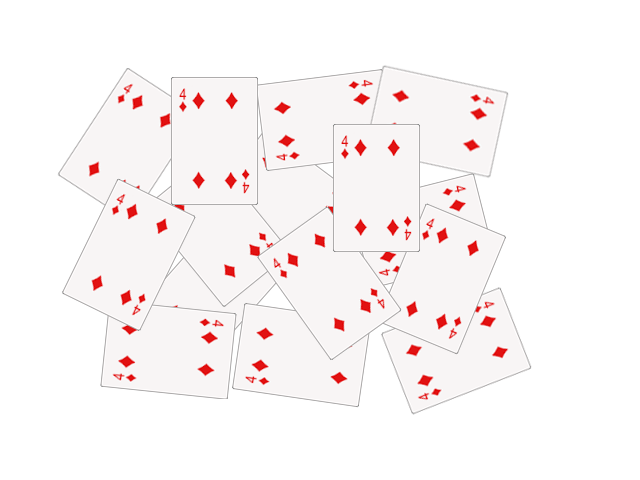
//> input picture segmentacion/Data/cards.png, 640 x 480 px
$ ./main ../Data/cards.png   (built with g++ and OpenCV 4)
//> lines starting //> are read from the running program, lines starting //| are printed output that depends on the picture; after the words box and inside, x2 and y2 are one past the last pixel; in counts of white or black regions, pixels touching at a corner belong together

#include <opencv2/core.hpp>
#include <opencv2/imgproc.hpp>
#include <opencv2/highgui.hpp>
#include <iostream>

using namespace std;
using namespace cv;

int main(int argc, char *argv[])
{
    // Load the image
    CommandLineParser parser( argc, argv, "{@input | ../Data/cards.png | input image}" );
    Mat src = imread( samples::findFile( parser.get<String>( "@input" ) ) );
//> src is the input picture: 480 rows x 640 cols, CV_8UC3; mean B, G, R 245.8, 245.8, 250.7
    if( src.empty() )
    {
        cout << "Could not open or find the image!\n" << endl;
        cout << "Usage: " << argv[0] << " <Input image>" << endl;
        return -1;
    }

    // Show the source image
    imshow("Source Image", src);

    // Change the background from white to black, since that will help later to extract
    // better results during the use of Distance Transform
    Mat mask;
    inRange(src, Scalar(255, 255, 255), Scalar(255, 255, 255), mask);
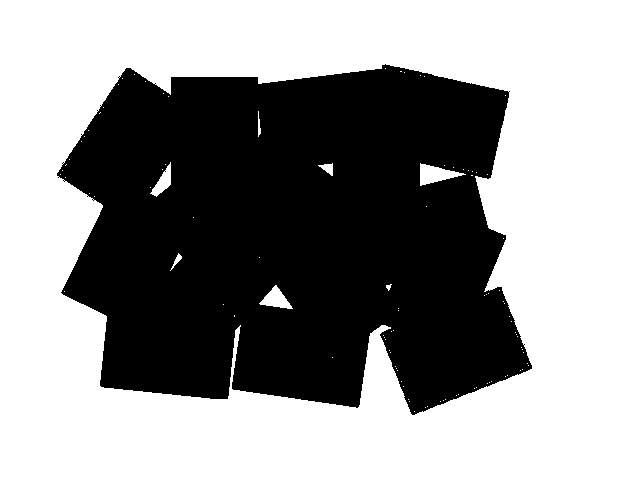
//> mask: 480 rows x 640 cols, CV_8UC1; 58.2% white; 1 black region, box (x1, y1, x2, y2) and area: (57, 64, 532, 415) 128263
    src.setTo(Scalar(0, 0, 0), mask);

    // Show output image
    imshow("Black Background Image", src);

    // Create a kernel that we will use to sharpen our image
    Mat kernel = (Mat_<float>(3,3) <<
                  1,  1, 1,
                  1, -8, 1,
                  1,  1, 1); // an approximation of second derivative, a quite strong kernel

    // do the laplacian filtering as it is
    // well, we need to convert everything in something more deeper then CV_8U
    // because the kernel has some negative values,
    // and we can expect in general to have a Laplacian image with negative values
    // BUT a 8bits unsigned int (the one we are working with) can contain values from 0 to 255
    // so the possible negative number will be truncated
    Mat imgLaplacian;
    filter2D(src, imgLaplacian, CV_32F, kernel);
    Mat sharp;
    src.convertTo(sharp, CV_32F);
    Mat imgResult = sharp - imgLaplacian;
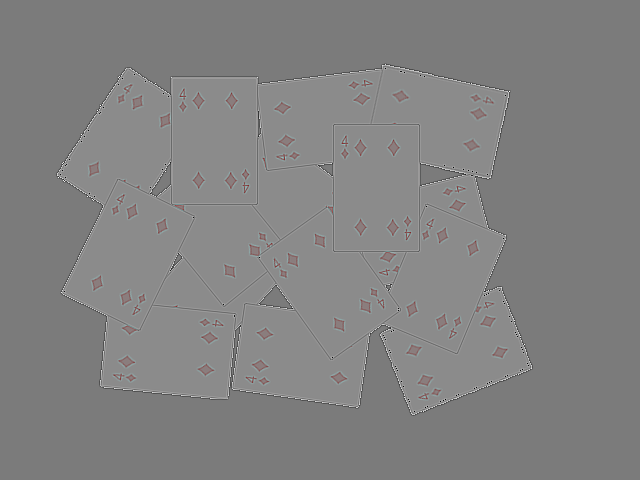
//> imgResult: 480 rows x 640 cols, CV_32FC3; mean B, G, R 97.1, 97.1, 102.2; drawn with min black and max white

    // convert back to 8bits gray scale
    imgResult.convertTo(imgResult, CV_8UC3);
//> imgResult: 480 rows x 640 cols, CV_8UC3
    imgLaplacian.convertTo(imgLaplacian, CV_8UC3);
//> imgLaplacian: 480 rows x 640 cols, CV_8UC3

    // imshow( "Laplace Filtered Image", imgLaplacian );
    imshow( "New Sharped Image", imgResult );

    // Create binary image from source image
    Mat bw;
    cvtColor(imgResult, bw, COLOR_BGR2GRAY);
    threshold(bw, bw, 40, 255, THRESH_BINARY | THRESH_OTSU);
//> bw: 480 rows x 640 cols, CV_8UC1; 38.9% white; 21 white regions (20 under 20 px), largest, box (x1, y1, x2, y2) and area: (57, 64, 532, 415) 119585
    imshow("Binary Image", bw);

    // Perform the distance transform algorithm
    Mat dist;
    distanceTransform(bw, dist, DIST_L2, 3);

    // Normalize the distance image for range = {0.0, 1.0}
    // so we can visualize and threshold it
    normalize(dist, dist, 0, 1.0, NORM_MINMAX);
    imshow("Distance Transform Image", dist);

    // Threshold to obtain the peaks
    // This will be the markers for the foreground objects
    threshold(dist, dist, 0.4, 1.0, THRESH_BINARY);
//> dist: 480 rows x 640 cols, CV_32FC1; values 0 (black) and 1 (white), 7.1% white; 15 white regions (1 under 20 px), largest, box (x1, y1, x2, y2) and area: (94, 228, 165, 280) 2212, (348, 159, 405, 216) 2187, (187, 112, 243, 169) 2180

    // Dilate a bit the dist image
    Mat kernel1 = Mat::ones(3, 3, CV_8U);
    dilate(dist, dist, kernel1);
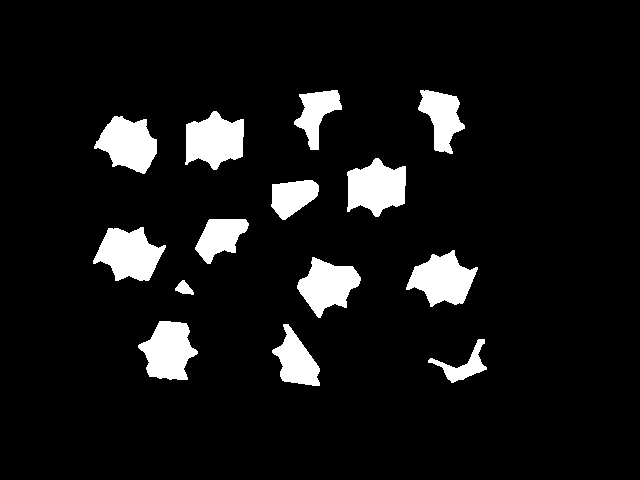
//> dist: 480 rows x 640 cols, CV_32FC1; values 0 (black) and 1 (white), 8.2% white; 14 white regions, largest, box (x1, y1, x2, y2) and area: (93, 227, 166, 281) 2498, (347, 158, 406, 217) 2451, (185, 111, 244, 170) 2443
    imshow("Peaks", dist);

    // Create the CV_8U version of the distance image
    // It is needed for findContours()
    Mat dist_8u;
    dist.convertTo(dist_8u, CV_8U);
//> dist_8u: 480 rows x 640 cols, CV_8UC1; values 0 (black) and 1 (white), 8.2% white; 14 white regions

    // Find total markers
    vector<vector<Point> > contours;
    findContours(dist_8u, contours, RETR_EXTERNAL, CHAIN_APPROX_SIMPLE);
//> contours = 14 contours; largest, box (x1, y1, x2, y2) and area: (93, 227, 166, 281) 2396, (347, 158, 406, 217) 2350, (185, 111, 244, 170) 2342, (406, 250, 478, 307) 2280, (94, 116, 157, 174) 2248

    // Create the marker image for the watershed algorithm
    Mat markers = Mat::zeros(dist.size(), CV_32S);

    // Draw the foreground markers
    for (size_t i = 0; i < contours.size(); i++)
    {
        drawContours(markers, contours, static_cast<int>(i), Scalar(static_cast<int>(i)+1), -1);
    }
//> this loop made 14 passes
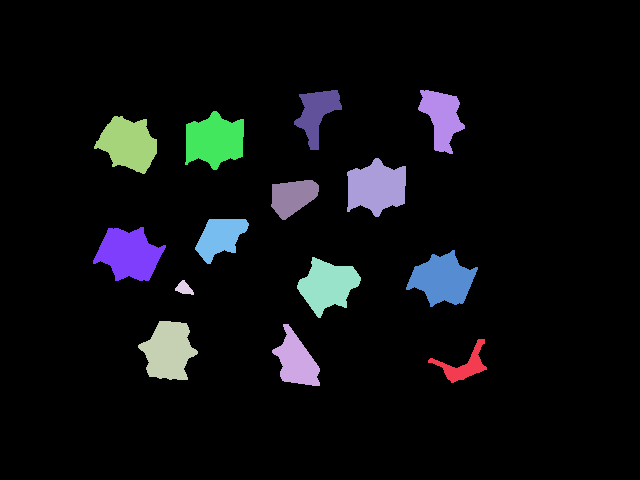
//> markers: 480 rows x 640 cols, CV_32SC1; 15 distinct labels, from 0 to 14; one colour per label, 0 black

    // Draw the background marker
    circle(markers, Point(5,5), 3, Scalar(255), -1);
//> markers: 480 rows x 640 cols, CV_32SC1; 16 distinct labels, from 0 to 255
    Mat markers8u;
    markers.convertTo(markers8u, CV_8U, 10);
    imshow("Markers", markers8u);

    // Perform the watershed algorithm
    watershed(imgResult, markers);
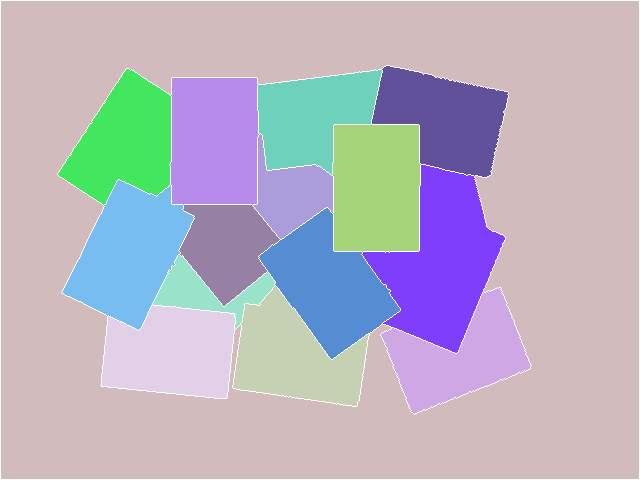
//> markers: 480 rows x 640 cols, CV_32SC1; 16 distinct labels, from -1 to 255; one colour per label, 0 black, -1 white

    Mat mark;
    markers.convertTo(mark, CV_8U);
    bitwise_not(mark, mark);
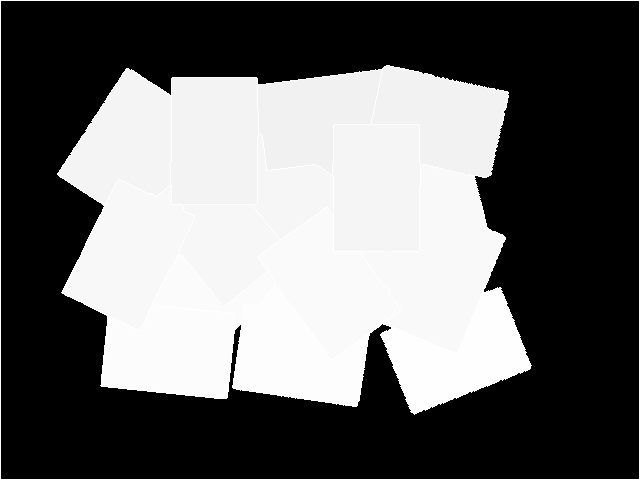
//> mark: 480 rows x 640 cols, CV_8UC1; min 0, max 255, mean 106.1
    //    imshow("Markers_v2", mark); // uncomment this if you want to see how the mark
    // image looks like at that point

    // Generate random colors
    vector<Vec3b> colors;
    for (size_t i = 0; i < contours.size(); i++)
    {
        int b = theRNG().uniform(0, 256);
        int g = theRNG().uniform(0, 256);
        int r = theRNG().uniform(0, 256);

        colors.push_back(Vec3b((uchar)b, (uchar)g, (uchar)r));
    }

    // Create the result image
    Mat dst = Mat::zeros(markers.size(), CV_8UC3);

    // Fill labeled objects with random colors
    for (int i = 0; i < markers.rows; i++)
    {
        for (int j = 0; j < markers.cols; j++)
        {
            int index = markers.at<int>(i,j);
            if (index > 0 && index <= static_cast<int>(contours.size()))
            {
                dst.at<Vec3b>(i,j) = colors[index-1];
            }
        }
    }
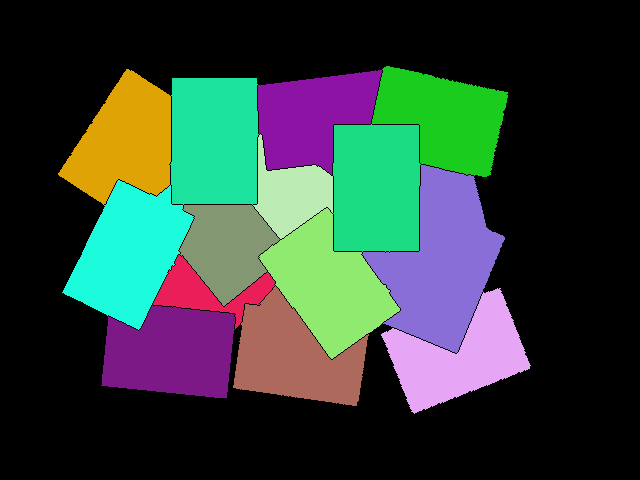
//> dst: 480 rows x 640 cols, CV_8UC3; mean B, G, R 57, 64.7, 49

    // Visualize the final image
    imshow("Final Result", dst);

    waitKey();
    return 0;
}
